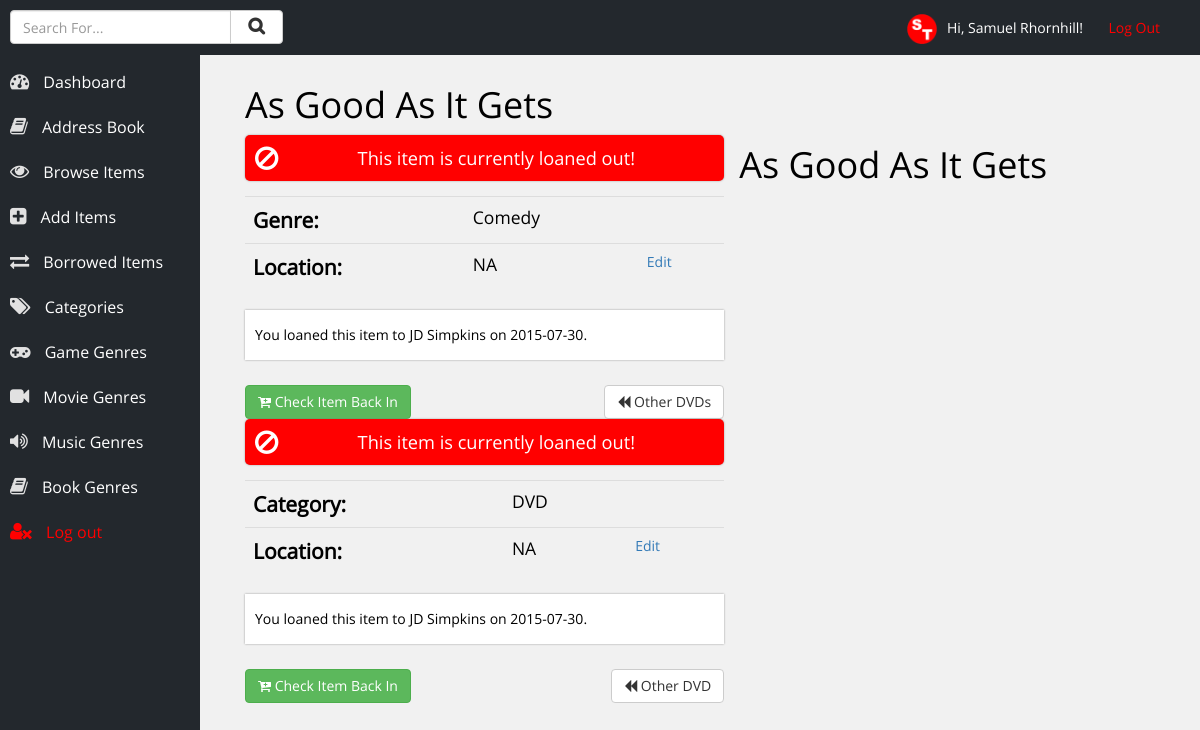
The app's page /item.php?id=42 (signed in) with its own data.
### tables this page shows
CREATE TABLE IF NOT EXISTS `users` (
  `id` int(10) NOT NULL AUTO_INCREMENT,
  `username` varchar(20) NOT NULL,
  `name` varchar(50) NOT NULL,
  `password` varchar(12) NOT NULL,
  PRIMARY KEY (`id`)
);

CREATE TABLE IF NOT EXISTS `items` (
  `id` int(25) NOT NULL AUTO_INCREMENT,
  `item_name` varchar(200) NOT NULL,
  `item_category` int(3) NOT NULL,
  `genre` varchar(50) NOT NULL,
  `type` varchar(50) NOT NULL,
  `album` varchar(100) NOT NULL,
  `track` int(3) NOT NULL,
  `artist` varchar(100) NOT NULL,
  `location` varchar(100) NOT NULL,
  `borrowed` int(1) NOT NULL,
  `author` varchar(100) NOT NULL,
  `isbn` varchar(30) NOT NULL,
  PRIMARY KEY (`id`)
);

CREATE TABLE IF NOT EXISTS `movie_genre` (
  `id` int(11) NOT NULL AUTO_INCREMENT,
  `genre_name` varchar(50) NOT NULL,
  PRIMARY KEY (`id`)
);

CREATE TABLE IF NOT EXISTS `contacts` (
  `id` int(11) NOT NULL AUTO_INCREMENT,
  `fname` varchar(50) NOT NULL,
  `lname` varchar(50) NOT NULL,
  `email` varchar(200) NOT NULL,
  `phone` varchar(20) NOT NULL,
  `house_number` varchar(150) NOT NULL,
  `town` varchar(100) NOT NULL,
  `city` varchar(100) NOT NULL,
  `post_code` varchar(25) NOT NULL,
  `borrowed` int(1) NOT NULL,
  `notes` varchar(2000) NOT NULL,
  PRIMARY KEY (`id`)
);

CREATE TABLE IF NOT EXISTS `borrowed` (
  `id` int(11) NOT NULL AUTO_INCREMENT,
  `title` int(15) NOT NULL,
  `borrowed_by` int(5) NOT NULL,
  `date_borrowed` date NOT NULL,
  PRIMARY KEY (`id`)
);

CREATE TABLE IF NOT EXISTS `categories` (
  `id` int(11) NOT NULL AUTO_INCREMENT,
  `category` varchar(150) NOT NULL,
  PRIMARY KEY (`id`)
);

### inc/account-info.php (called while the page is built, shortened)
<?php
	$loggedIn = $_SESSION['username'];
	$result = mysqli_query($con, "SELECT * FROM users WHERE username = '$loggedIn'");
	while ($row = mysqli_fetch_array($result)) {
		$name = $row['name'];
	}
?>

### item.php (the view, shortened to what this page needs)
<?php
	include ('inc/db_con.php');
	include ('inc/account-info.php');
	include ('inc/head.php');
?>
<?php
	$item = $_GET['id'];
	$result = mysqli_query($con, "SELECT * FROM items WHERE id='$item'");
	while ($row = mysqli_fetch_array($result)) {
		$category = $row['item_category'];
	}
?>
	<div class="row content-area">
		<div class="col-xs-11">
			<?php
				if($category==4||$category==5) {
					include('inc/results/single-movie-info.php');
				}
				if($category>7) {
					include('inc/results/single-other-info.php');
				}
			?>
		</div>
	</div>
<?php include ('inc/footer.php'); ?>

### inc/head.php (shortened to what this page needs)
<!DOCTYPE html>
<html lang="en">
<head>
	<link rel="stylesheet" href="css/bootstrap.min.css" />
	<link rel="stylesheet" href="css/main.css" />
	<link rel="stylesheet" href="css/font-awesome.min.css" />
</head>
<body>
<div class="container-fluid">
	<header>
		<p class="log-out"><img style="max-height:30px; margin-right:10px;" src="images/logo.png" alt="Samuel Thornhill" />Hi, <?php echo $name; ?>! &nbsp; &nbsp; &nbsp; <a href="handlers/log-out.php">Log Out</a></p>
		<div class="row">
			<div class="col-xs-3">
				<p style="">
					<form action="search-results.php" method="POST">
						<div class="input-group">
							<input type="text" class="form-control" name="term" placeholder="Search For..." />
							<span class="input-group-btn">
								<button class="btn btn-default" style="margin-top:-20px;" type="submit" name="submit"><i class="fa fa-search" style="font-weight:bold; padding-left:5px; padding-right:5px; font-size:125%;"></i></button>
							</span>
						</div>
					</form>
				</p>
			</div>
		</div>
	</header>
	<div class="navigation">
		<ul>
			<li><a href="index.php"><i class="fa fa-tachometer"></i> Dashboard</a></li>
			<li><a href="contacts.php"><i class="fa fa-book"></i> Address Book</a></li>
			<li><a href="choose-category.php"><i class="fa fa-eye"></i> Browse Items</a></li>
			<li><a href="add-item.php"><i class="fa fa-plus-square"></i> Add Items</a></li>
			<li><a href="borrowed.php"><i class="fa fa-exchange"></i> Borrowed Items</a></li>
			<li><a href="categories.php"><i class="fa fa-tags"></i> Categories</a></li>
			<li><a href="genre.php?genre=Game"><i class="fa fa-gamepad"></i> Game Genres</a></li>
			<li><a href="genre.php?genre=Movie"><i class="fa fa-video-camera"></i> Movie Genres</a></li>
			<li><a href="genre.php?genre=Music"><i class="fa fa-volume-up"></i> Music Genres</a></li>
			<li><a href="genre.php?genre=Book"><i class="fa fa-book"></i> Book Genres</a></li>
			<li><a style="color:red;" href="handlers/log-out.php"><i style="color:red;" class="fa fa-user-times"></i> Log out</a></li>
		</ul>
	</div>

### inc/results/single-movie-info.php (shortened to what this page needs)
<?php
	$item = $_GET['id'];
	$result = mysqli_query($con, "SELECT * FROM items WHERE id='$item'");
	while ($row = mysqli_fetch_array($result)) {
		$title = $row['item_name'];
		$item_category = $row['item_category'];
		$genreNumber = $row['genre'];
		$location = $row['location'];
		$borrowed = $row['borrowed'];
		$loanedOut = false;
	}
	$getCategoryName = mysqli_query($con, "SELECT * FROM categories WHERE id='$item_category'");
	while ($row = mysqli_fetch_array($getCategoryName)) {
		$category = $row['category'];
	}
	$getCategory = mysqli_query($con, "SELECT * FROM movie_genre WHERE id='$genreNumber'");
	while ($row = mysqli_fetch_array($getCategory)) {
		$genreName = $row['genre_name'];
	}
	if($borrowed>0) {
		$loanedOut = true;
		$getLoanedToNumber = mysqli_query($con, "SELECT * FROM borrowed WHERE title='$item'");
		while ($row = mysqli_fetch_array($getLoanedToNumber)) {
			$loanedToNumber = $row['borrowed_by'];
			$dateBorrowed = $row['date_borrowed'];
		}
		$getLoanedToName = mysqli_query($con, "SELECT * FROM contacts WHERE id='$loanedToNumber'");
		while ($row = mysqli_fetch_array($getLoanedToName)) {
			$ltfname = $row['fname'];
			$ltlname = $row['lname'];
			$loanedTo = $ltfname . ' ' . $ltlname;
		}
	}
?>
<h1 style="margin-left:15px;"><?php echo $title; ?></h1>
<div class="col-xs-7">
<?php
	if($loanedOut==true) {
		echo '<div class="section" style="color:white; background-color:red; border-radius:5px; text-align:center; font-size:130%;">';
			echo '<i class="fa fa-ban" style="float:left; font-size:150%;"></i><p style="padding:0px;">This item is currently loaned out!</p>';
		echo '</div>';
	}
?>
	<table class="table" style="margin-top:15px;">
		<tr>
			<td class="lg-bold">Genre:</td>
			<td class="lg"><?php echo $genreName; ?></td>
			<td></td>
		</tr>
		<tr>
			<td class="lg-bold">Location:</td>
			<td class="lg"><?php echo $location; ?></td>
			<td><a href="#" onclick="locationModal()">Edit</a></td>
		</tr>
	</table>
	<?php
		if($loanedOut==true) {
			echo '<div class="section" style="margin-bottom:25px;"><p>You loaned this item to ' . $loanedTo . ' on ' . $dateBorrowed . '.</p></div>';
		}
	?>
<?php
	if($loanedOut==false) {
		echo '<button class="btn btn-danger" onclick="deleteItem()"><i class="fa fa-times"></i> Delete</button>';
		echo '<button class="btn btn-success" style="margin-left:20px;" onclick="loanItem()"><i class="fa fa-external-link"></i>  Loan This Item</button>';
	}
	else {
		echo '<button class="btn btn-success" onclick="checkIn()"><i class="fa fa-cart-plus"></i> Check Item Back In</button>';
	}
?>
<button class="btn btn-default" style="float:right;" onclick="location.href='items.php?category=<?php echo $item_category; ?>'"><i class="fa fa-backward"></i>  Other <?php echo $category . 's'; ?></button>
</div>

### inc/results/single-other-info.php (shortened to what this page needs)
<?php
	$item = $_GET['id'];
	$result = mysqli_query($con, "SELECT * FROM items WHERE id='$item'");
	while ($row = mysqli_fetch_array($result)) {
		$title = $row['item_name'];
		$item_category = $row['item_category'];
		$location = $row['location'];
		$borrowed = $row['borrowed'];
		$loanedOut = false;
	}
	$getCategoryName = mysqli_query($con, "SELECT * FROM categories WHERE id='$item_category'");
	while ($row = mysqli_fetch_array($getCategoryName)) {
		$category = $row['category'];
	}
	if($borrowed>0) {
		$loanedOut = true;
		$getLoanedToNumber = mysqli_query($con, "SELECT * FROM borrowed WHERE title='$item'");
		while ($row = mysqli_fetch_array($getLoanedToNumber)) {
			$loanedToNumber = $row['borrowed_by'];
			$dateBorrowed = $row['date_borrowed'];
		}
		$getLoanedToName = mysqli_query($con, "SELECT * FROM contacts WHERE id='$loanedToNumber'");
		while ($row = mysqli_fetch_array($getLoanedToName)) {
			$ltfname = $row['fname'];
			$ltlname = $row['lname'];
			$loanedTo = $ltfname . ' ' . $ltlname;
		}
	}
?>
<h1 style="margin-left:15px;"><?php echo $title; ?></h1>
<div class="col-xs-7">
<?php
	if($loanedOut==true) {
		echo '<div class="section" style="color:white; background-color:red; border-radius:5px; text-align:center; font-size:130%;">';
			echo '<i class="fa fa-ban" style="float:left; font-size:150%;"></i><p style="padding:0px;">This item is currently loaned out!</p>';
		echo '</div>';
	}
?>
	<table class="table" style="margin-top:15px;">
		<tr>
			<td class="lg-bold">Category:</td>
			<td class="lg"><?php echo $category; ?></td>
			<td></td>
		<tr>
			<td class="lg-bold">Location:</td>
			<td class="lg"><?php echo $location; ?></td>
			<td><a href="#" onclick="locationModal()">Edit</a></td>
		</tr>
	</table>
	<?php
		if($loanedOut==true) {
			echo '<div class="section" style="margin-bottom:25px;"><p>You loaned this item to ' . $loanedTo . ' on ' . $dateBorrowed . '.</p></div>';
		}
	?>
<?php
	if($loanedOut==false) {
		echo '<button class="btn btn-danger" onclick="deleteItem()"><i class="fa fa-times"></i> Delete</button>';
		echo '<button class="btn btn-success" style="margin-left:20px;" onclick="loanItem()"><i class="fa fa-external-link"></i>  Loan This Item</button>';
	}
	else {
		echo '<button class="btn btn-success" onclick="checkIn()"><i class="fa fa-cart-plus"></i> Check Item Back In</button>';
	}
?>
<button class="btn btn-default" style="float:right;" onclick="location.href='items.php?category=<?php echo $item_category; ?>'"><i class="fa fa-backward"></i>  Other <?php echo $category; ?></button>
</div>

### css/main.css (style rules this page uses)
body { font-size: 14px; font-family: open-sans; background-color: #f1f1f1; color: black; }
header { width: 100%; background-color: #23282D; height: 55px; line-height: 55px; position: fixed; top: 0px; left: 0px; color: white; z-index: 99; padding-left: 10px; padding-right: 10px; }
header .log-out { float: right; margin-right: 30px; }
header .log-out a { text-decoration: none; color: red; }
.navigation { background-color: #23282D; width: 200px; height: 100%; float: left; position: fixed; top: 0px; left: 0px; padding-top: 40px; color: white; font-size: 16px; }
.navigation ul { list-style-type: none; margin: 0px; padding: 0px; margin-top: 20px; }
.navigation ul li { margin: 0px; padding: 0px; }
.navigation ul li a { color: white; text-decoration: none; height: 45px; line-height: 45px; display: block; padding-left: 10px; }
.navigation ul li a .fa { padding-right: 10px; font-size: 120%; color: #e1e1e1; }
.content-area { margin-left: 200px; padding-top: 65px; margin-bottom: 50px; }
.section { background-color: white; box-shadow: 0px 0px 2px #999; padding: 10px; }
.section p { margin: 0px; padding: 5px 0px 5px 0px; }
.lg-bold { font-weight: bold; font-size: 150%; }
.lg { font-size: 125%; margin-top: 5px; }

### records on screen
users: name "Samuel Rhornhill"
items: item_name "As Good As It Gets", location "NA"
movie_genre: genre_name "Comedy"
contacts: loanedTo "JD Simpkins"
borrowed: date_borrowed "2015-07-30"
categories: category "DVD"
